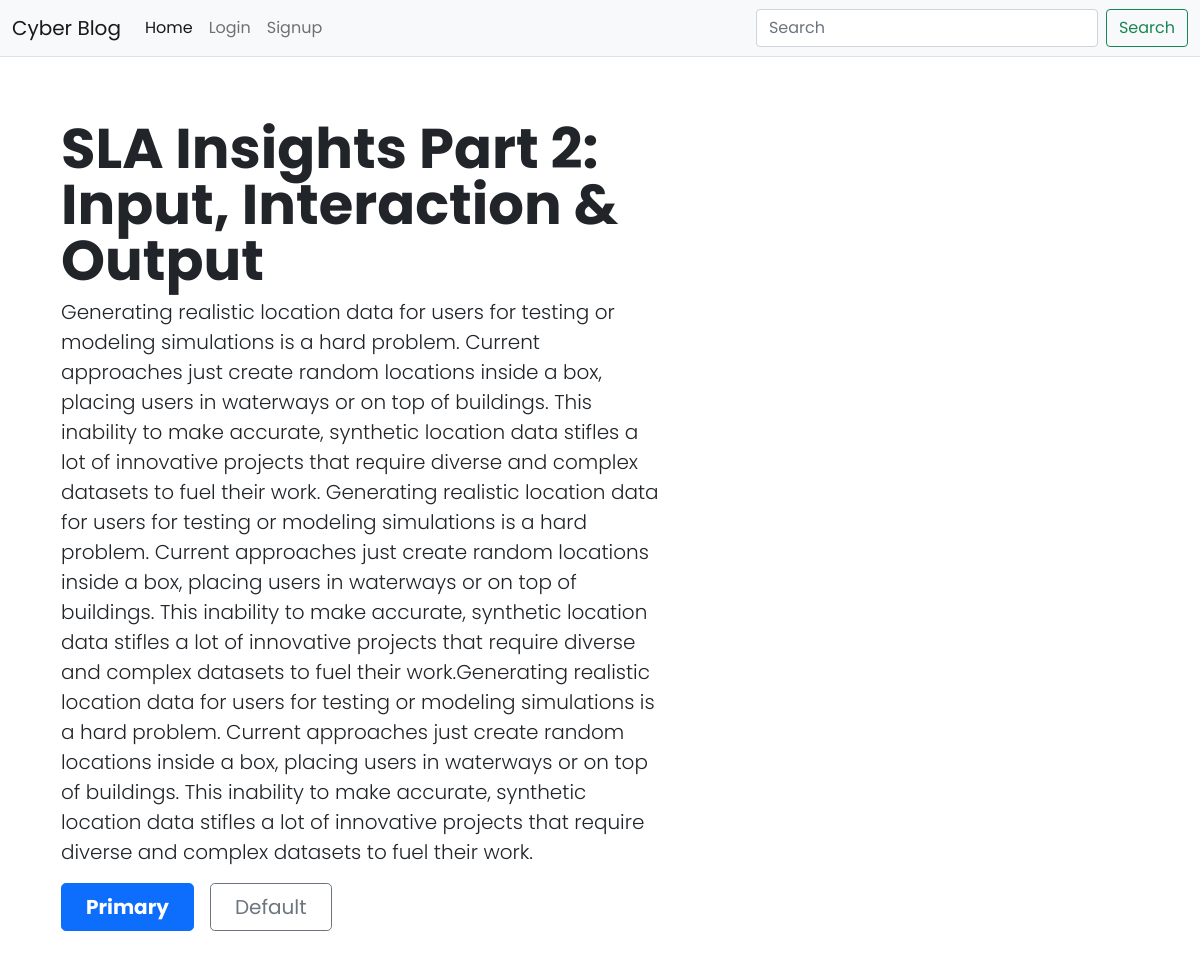
The app's page /blog-detail/10 with its own data.
### blogs/models.py (models this page shows, shortened)
class Blog(models.Model):
    user_id = models.ForeignKey(User, on_delete=models.CASCADE)
    title = models.CharField(max_length=150)
    excerpt = models.CharField(max_length=80, default="")
    desc = models.TextField()
    date = models.DateTimeField(auto_now_add=True, null=True)
    Image = models.ImageField(upload_to ='uploads/', null = True)

### blogs/views.py (the view)
# urls.py: path("blog-detail/<int:id>", views.BlogDetail, name = "BlogDetail"),
def BlogDetail(request, id):
    blog = Blog.objects.get(id = id)
    contexet = {'blog': blog}
    return render (request, 'blog/detailpost.html', contexet)

### templates/blog/detailpost.html (shortened to what this page needs)
<!doctype html>
<html lang="en">
<head>
    <link href="https://cdn.jsdelivr.net/npm/bootstrap@5.0.2/dist/css/bootstrap.min.css" rel="stylesheet"
>
</head>
<body>
    <nav class="navbar navbar-expand-lg navbar-light bg-light">
        <div class="container-fluid">
            <a class="navbar-brand" href="/">Cyber Blog</a>
            <div class="collapse navbar-collapse" id="navbarSupportedContent">
                <ul class="navbar-nav me-auto mb-2 mb-lg-0">
                    <li class="nav-item">
                        <a class="nav-link active" aria-current="page" href="/">Home</a>
                    </li>
                    {% if user.is_authenticated %}
                    <li class="nav-item">
                        <a class="nav-link" href="/">{{request.user}}</a>
                    </li>
                    <li class="nav-item">
                        <a class="nav-link" href="/upload-post">Post Blog</a>
                    </li>
                    <li class="nav-item">
                        <a class="nav-link" href="/logout">Logout</a>
                    </li>
                    {% if user.id == blog.user_id_id %}
                    <li class="nav-item">
                        <a class="nav-link" href="/delete/{{blog.id}}">Delete</a>
                    </li>
                    <li class="nav-item">
                        <a class="nav-link" href="/edit-blog/{{blog.id}}">Edit</a>
                    </li>
                    {% endif %}
                    {% else %}
                    <li class="nav-item">
                        <a class="nav-link" href="/login">Login</a>
                    </li>
                    <li class="nav-item">
                        <a class="nav-link" href="/register">Signup</a>
                    </li>
                    {% endif %}
                </ul>
                <form class="d-flex">
                    <input class="form-control me-2" type="search" placeholder="Search" aria-label="Search">
                    <button class="btn btn-outline-success" type="submit">Search</button>
                </form>
            </div>
        </div>
    </nav>
    <div class="row p-4 pb-0 pe-lg-0 pt-lg-5 align-items-center rounded-3 border shadow-lg">
        <div class="col-lg-7 p-3 p-lg-5 pt-lg-3">
            <h1 class="display-4 fw-bold lh-1">{{blog.title}}</h1>
            <p class="lead">{{blog.desc}}</p>
            <div class="d-grid gap-2 d-md-flex justify-content-md-start mb-4 mb-lg-3">
                <button type="button" class="btn btn-primary btn-lg px-4 me-md-2 fw-bold">Primary</button>
                <button type="button" class="btn btn-outline-secondary btn-lg px-4">Default</button>
            </div>
        </div>
    </div>
</body>
</html>

### templates/blog/detailpost.html (style rules this page uses)
body { font-family: "Poppins", sans-serif !important; }

### records on screen
Blog: title "SLA Insights Part 2: Input, Interaction & Output", desc "Generating realistic location data for users for testing or modeling simulations is a hard problem. Current approaches just create random locations inside a box, placing users in waterways or on top of buildings. This inability to make accurate, synthetic location data stifles a lot of innovative projects that require diverse and complex datasets to fuel their work. Generating realistic location data for users for testing or modeling simulations is a hard problem. Current approaches just create random locations inside a box, placing users in waterways or on top of buildings. This inability to make accurate, synthetic location data stifles a lot of innovative projects that require diverse…"
